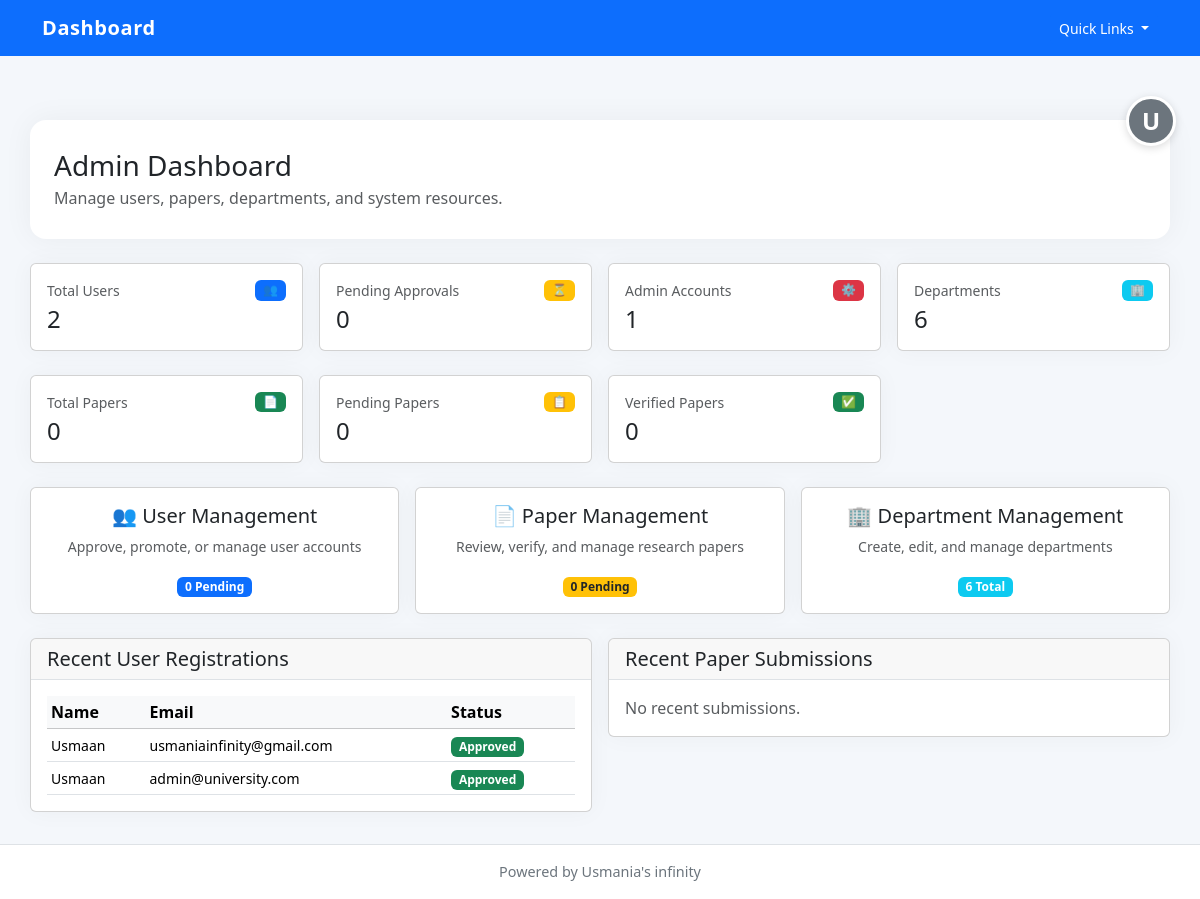
The app's page /admin/ (signed in) with its own data.
### app/models.py (models this page shows)
class User(UserMixin, db.Model):
    __tablename__ = "users"
    id = db.Column(db.Integer, primary_key=True)
    name = db.Column(db.String(150), nullable=False)
    email = db.Column(db.String(150), unique=True, nullable=False)
    password = db.Column(db.String(255), nullable=False)
    role = db.Column(db.String(50), default="faculty")  # faculty / admin
    department_id = db.Column(db.Integer, db.ForeignKey("departments.id"))
    papers = db.relationship("Paper", backref="author", lazy=True)
    approved = db.Column(db.Boolean, default=False)
    created_at = db.Column(db.DateTime, default=datetime.utcnow)

### app/routes/admin.py (the view)
@admin_bp.route("/")
@login_required
def dashboard():
    if current_user.role != "admin":
        return redirect(url_for("auth.dashboard"))
    total_users = User.query.count()
    pending_users = User.query.filter_by(approved=False).count()
    admin_count = User.query.filter_by(role="admin").count()
    total_papers = Paper.query.count()
    pending_papers = Paper.query.filter_by(verified=False).count()
    verified_papers = Paper.query.filter_by(verified=True).count()
    total_departments = Department.query.count()
    recent_users = User.query.order_by(User.created_at.desc()).limit(5).all()
    recent_papers = Paper.query.order_by(Paper.created_at.desc()).limit(5).all()
    stats = {
        'total_users': total_users,
        'pending_users': pending_users,
        'admin_count': admin_count,
        'total_papers': total_papers,
        'pending_papers': pending_papers,
        'verified_papers': verified_papers,
        'total_departments': total_departments,
    }
    return render_template("admin_dashboard.html", stats=stats, recent_users=recent_users, recent_papers=recent_papers)

### app/routes/auth.py (called while the page is built)
@login_manager.user_loader
def load_user(user_id):
    return User.query.get(int(user_id))

### app/templates/admin_dashboard.html (shortened to what this page needs)
{% extends "base.html" %}
{% block content %}
<div class="page-header">
    <div>
        <h1 class="h3 mb-1">Admin Dashboard</h1>
        <p class="text-muted mb-0">Manage users, papers, departments, and system resources.</p>
    </div>
</div>
<div class="row g-3 mb-4">
    <div class="col-md-6 col-lg-3">
        <div class="card card-shadow h-100">
            <div class="card-body">
                <div class="d-flex justify-content-between align-items-start">
                    <div>
                        <p class="text-muted small mb-1">Total Users</p>
                        <h3 class="h4 mb-0">{{ stats.total_users }}</h3>
                    </div>
                    <span class="badge bg-primary">👥</span>
                </div>
            </div>
        </div>
    </div>
    <div class="col-md-6 col-lg-3">
        <div class="card card-shadow h-100">
            <div class="card-body">
                <div class="d-flex justify-content-between align-items-start">
                    <div>
                        <p class="text-muted small mb-1">Pending Approvals</p>
                        <h3 class="h4 mb-0">{{ stats.pending_users }}</h3>
                    </div>
                    <span class="badge bg-warning">⏳</span>
                </div>
            </div>
        </div>
    </div>
    <div class="col-md-6 col-lg-3">
        <div class="card card-shadow h-100">
            <div class="card-body">
                <div class="d-flex justify-content-between align-items-start">
                    <div>
                        <p class="text-muted small mb-1">Admin Accounts</p>
                        <h3 class="h4 mb-0">{{ stats.admin_count }}</h3>
                    </div>
                    <span class="badge bg-danger">⚙️</span>
                </div>
            </div>
        </div>
    </div>
    <div class="col-md-6 col-lg-3">
        <div class="card card-shadow h-100">
            <div class="card-body">
                <div class="d-flex justify-content-between align-items-start">
                    <div>
                        <p class="text-muted small mb-1">Departments</p>
                        <h3 class="h4 mb-0">{{ stats.total_departments }}</h3>
                    </div>
                    <span class="badge bg-info">🏢</span>
                </div>
            </div>
        </div>
    </div>
</div>
<div class="row g-3 mb-4">
    <div class="col-md-6 col-lg-3">
        <div class="card card-shadow h-100">
            <div class="card-body">
                <div class="d-flex justify-content-between align-items-start">
                    <div>
                        <p class="text-muted small mb-1">Total Papers</p>
                        <h3 class="h4 mb-0">{{ stats.total_papers }}</h3>
                    </div>
                    <span class="badge bg-success">📄</span>
                </div>
            </div>
        </div>
    </div>
    <div class="col-md-6 col-lg-3">
        <div class="card card-shadow h-100">
            <div class="card-body">
                <div class="d-flex justify-content-between align-items-start">
                    <div>
                        <p class="text-muted small mb-1">Pending Papers</p>
                        <h3 class="h4 mb-0">{{ stats.pending_papers }}</h3>
                    </div>
                    <span class="badge bg-warning">📋</span>
                </div>
            </div>
        </div>
    </div>
    <div class="col-md-6 col-lg-3">
        <div class="card card-shadow h-100">
            <div class="card-body">
                <div class="d-flex justify-content-between align-items-start">
                    <div>
                        <p class="text-muted small mb-1">Verified Papers</p>
                        <h3 class="h4 mb-0">{{ stats.verified_papers }}</h3>
                    </div>
                    <span class="badge bg-success">✅</span>
                </div>
            </div>
        </div>
    </div>
</div>
<div class="row g-3 mb-4">
    <div class="col-md-6 col-lg-4">
        <a href="{{ url_for('admin.view_users') }}" class="card card-shadow text-decoration-none h-100 hover" style="transition: transform 0.2s, box-shadow 0.2s;">
            <div class="card-body text-center">
                <h5 class="card-title mb-2">👥 User Management</h5>
                <p class="card-text small text-muted">Approve, promote, or manage user accounts</p>
                <span class="badge bg-primary">{{ stats.pending_users }} Pending</span>
            </div>
        </a>
    </div>
    <div class="col-md-6 col-lg-4">
        <a href="{{ url_for('admin.view_papers') }}" class="card card-shadow text-decoration-none h-100 hover" style="transition: transform 0.2s, box-shadow 0.2s;">
            <div class="card-body text-center">
                <h5 class="card-title mb-2">📄 Paper Management</h5>
                <p class="card-text small text-muted">Review, verify, and manage research papers</p>
                <span class="badge bg-warning text-dark">{{ stats.pending_papers }} Pending</span>
            </div>
        </a>
    </div>
    <div class="col-md-6 col-lg-4">
        <a href="{{ url_for('admin.view_departments') }}" class="card card-shadow text-decoration-none h-100 hover" style="transition: transform 0.2s, box-shadow 0.2s;">
            <div class="card-body text-center">
                <h5 class="card-title mb-2">🏢 Department Management</h5>
                <p class="card-text small text-muted">Create, edit, and manage departments</p>
                <span class="badge bg-info">{{ stats.total_departments }} Total</span>
            </div>
        </a>
    </div>
</div>
<div class="row g-3">
    <div class="col-lg-6">
        <div class="card card-shadow">
            <div class="card-header border-bottom">
                <h5 class="card-title mb-0">Recent User Registrations</h5>
            </div>
            <div class="card-body">
                {% if recent_users %}
                <div class="table-responsive">
                    <table class="table table-sm mb-0">
                        <thead class="table-light">
                            <tr>
                                <th>Name</th>
                                <th>Email</th>
                                <th>Status</th>
                            </tr>
                        </thead>
                        <tbody>
                            {% for user in recent_users %}
                            <tr>
                                <td><small>{{ user.name }}</small></td>
                                <td><small>{{ user.email }}</small></td>
                                <td>
                                    {% if user.approved %}
                                    <span class="badge bg-success">Approved</span>
                                    {% else %}
                                    <span class="badge bg-warning text-dark">Pending</span>
                                    {% endif %}
                                </td>
                            </tr>
                            {% endfor %}
                        </tbody>
                    </table>
                </div>
                {% else %}
                <p class="text-muted mb-0">No recent registrations.</p>
                {% endif %}
            </div>
        </div>
    </div>
    <div class="col-lg-6">
        <div class="card card-shadow">
            <div class="card-header border-bottom">
                <h5 class="card-title mb-0">Recent Paper Submissions</h5>
            </div>
            <div class="card-body">
                {% if recent_papers %}
                <div class="table-responsive">
                    <table class="table table-sm mb-0">
                        <thead class="table-light">
                            <tr>
                                <th>Title</th>
                                <th>Status</th>
                            </tr>
                        </thead>
                        <tbody>
                            {% for paper in recent_papers %}
                            <tr>
                                <td><small><a href="#" class="text-decoration-none">{{ paper.title[:30] }}...</a></small></td>
                                <td>
                                    {% if paper.verified %}
                                    <span class="badge bg-success">Verified</span>
                                    {% else %}
                                    <span class="badge bg-warning text-dark">Pending</span>
                                    {% endif %}
                                </td>
                            </tr>
                            {% endfor %}
                        </tbody>
                    </table>
                </div>
                {% else %}
                <p class="text-muted mb-0">No recent submissions.</p>
                {% endif %}
            </div>
        </div>
    </div>
</div>
{% endblock %}

### app/templates/base.html (shortened to what this page needs)
<!DOCTYPE html>
<html lang="en">
<head>
    <link href="https://cdn.jsdelivr.net/npm/bootstrap@5.3.3/dist/css/bootstrap.min.css" rel="stylesheet">
</head>
<body>
<nav class="navbar navbar-expand-lg navbar-dark bg-primary fixed-top">
    <div class="container">
        <a class="navbar-brand" href="{{ url_for('home') }}">Dashboard</a>
        <button class="navbar-toggler" type="button" data-bs-toggle="collapse" data-bs-target="#mainNav" aria-controls="mainNav" aria-expanded="false" aria-label="Toggle navigation">
        <div class="collapse navbar-collapse" id="mainNav">
            <div class="d-flex align-items-center ms-3">
                <div class="dropdown">
                    <button class="btn btn-light btn-sm dropdown-toggle" type="button" id="quickLinksDropdown" data-bs-toggle="dropdown" aria-expanded="false">
                        Quick Links
                    </button>
                </div>
            </div>
        </div>
    </div>
</nav>
<div class="profile-btn-container">
    {% if current_user.is_authenticated %}
    <a href="{{ url_for('auth.dashboard') }}" class="profile-btn" title="Profile">{{ current_user.name[0].upper() }}</a>
    {% else %}
    <a href="{{ url_for('auth.login') }}" class="profile-btn" title="Login">👤</a>
    {% endif %}
</div>
<div class="container content">
    {% block content %}{% endblock %}
</div>
<footer class="footer bg-white border-top">
    <div class="container">Powered by Usmania's infinity</div>
</footer>
</body>
</html>

### app/templates/base.html (style rules this page uses)
body { padding-top: 5.5rem; background: #f4f7fb; min-height: 100vh; }
.content { padding: 2rem 0; }
.navbar-brand { font-weight: 700; letter-spacing: 0.03em; }
.page-header { padding: 1.8rem 1.5rem; background: #ffffff; border-radius: 1rem; box-shadow: 0 0 30px rgba(0, 0, 0, 0.05); margin-bottom: 1.5rem; }
.page-header h1 { margin-bottom: 0.25rem; }
.btn, .btn-primary, .btn-outline-primary, .btn-outline-secondary, .btn-outline-info, .btn-secondary, .btn-danger, .btn-light { color: #fff !important; background-color: #0d6efd !important; border-color: #0d6efd !important; }
.card-shadow { box-shadow: 0 0 25px rgba(0,0,0,.04); }
.footer { padding: 1rem 0; text-align: center; color: #6c757d; font-size: 0.9rem; }
.profile-btn-container { position: fixed; top: 6rem; right: 1.5rem; z-index: 1000; }
.profile-btn { width: 50px; height: 50px; border-radius: 50%; background-color: #6c757d; color: white; display: flex; align-items: center; justify-content: center; text-decoration: none; font-weight: 600; font-size: 1.5rem; transition: all 0.3s ease; border: 3px solid white; box-shadow: 0 2px 8px rgba(0, 0, 0, 0.15); }

### records on screen
User: name "U", name "Usmaan", email "usmaniainfinity@gmail.com", approved "Approved"
User: name "Usmaan", email "admin@university.com", approved "Approved"

### other values on screen
{{ stats.total_users }} "2"
{{ stats.pending_users }} "0"
{{ stats.admin_count }} "1"
{{ stats.total_departments }} "6"
{{ stats.total_papers }} "0"
{{ stats.pending_papers }} "0"
{{ stats.verified_papers }} "0"
